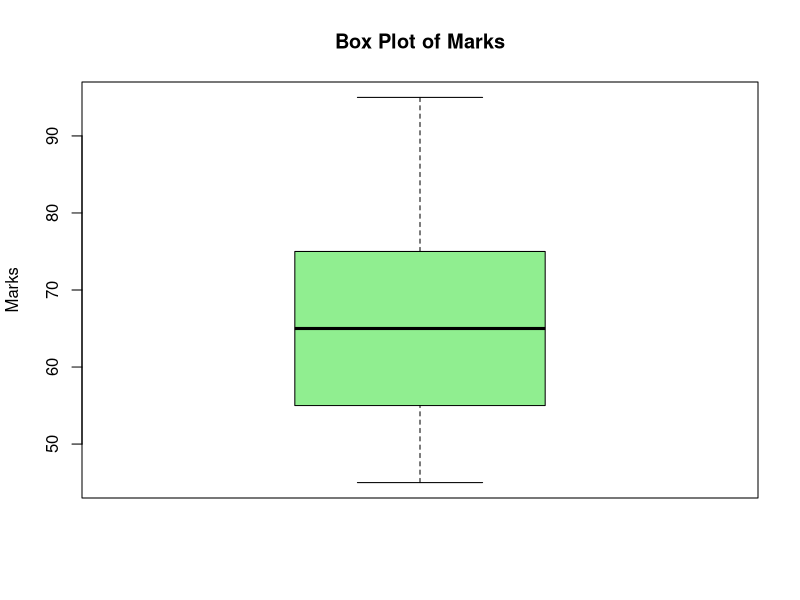

Recreate this plot in R.
marks <- c(45, 50, 55, 60, 65, 70, 75, 80, 95)

# Create PNG file
png("boxplot.png")

boxplot(marks,
        main = "Box Plot of Marks",
        ylab = "Marks",
        col = "lightgreen")

# Save image
dev.off()
